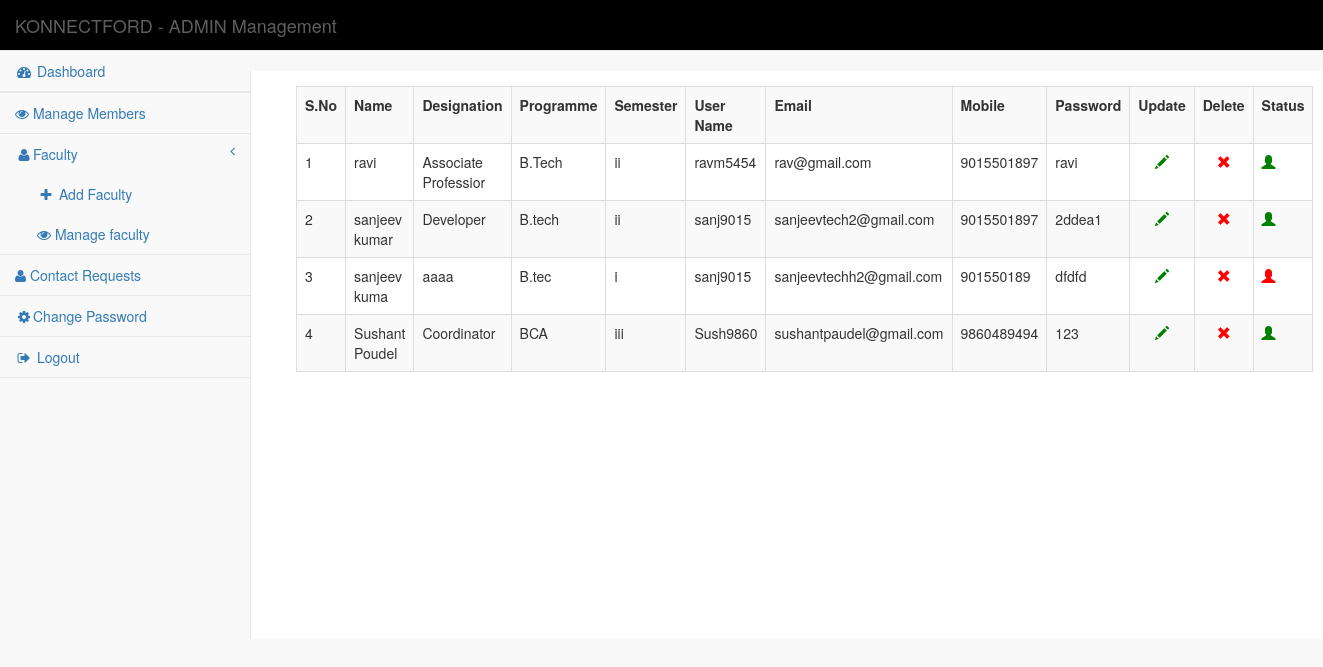
/admin/dashboard.php?info=show_faculty (signed in), run on the app's committed database.
### tables this page shows
CREATE TABLE `faculty` (
  `id` int(11) NOT NULL,
  `user_alias` varchar(30) NOT NULL,
  `Name` varchar(30) NOT NULL,
  `designation` varchar(100) NOT NULL,
  `programme` varchar(50) NOT NULL,
  `semester` varchar(10) NOT NULL,
  `email` varchar(255) NOT NULL,
  `password` varchar(75) NOT NULL,
  `mobile` bigint(20) NOT NULL,
  `date` datetime NOT NULL,
  `status` int(11) NOT NULL
);

### admin/show_faculty.php (the view, shortened to what this page needs)
<?php
	echo "<table class='table table-responsive table-bordered table-striped table-hover' style=margin:15px;>";
	echo "<tr>";
	echo "<th>S.No</th>";
	echo "<th>Name</th>";
	echo "<th>Designation</th>";
	echo "<th>Programme</th>";
	echo "<th>Semester</th>";
	echo "<th>User Name</th>";
	echo "<th>Email</th>";
	echo "<th>Mobile</th>";
	echo "<th>Password</th>";
	echo "<th>Update</th>";
	echo "<th>Delete</th>";
	echo "<th>Status</th>";
	echo "</tr>";
	$i=1;
	$que=mysqli_query($conn,"select * from faculty");
	while($row=mysqli_fetch_array($que))
	{
		echo "<tr>";
		echo "<td>".$i."</td>";
		echo "<td>".$row['Name']."</td>";
		echo "<td>".$row['designation']."</td>";
		echo "<td>".$row['programme']."</td>";
		echo "<td>".$row['semester']."</td>";
		echo "<td>".$row['user_alias']."</td>";
		echo "<td>".$row['email']."</td>";
		echo "<td>".$row['mobile']."</td>";
		echo "<td>".$row['password']."</td>";
		echo "<td class='text-center'><a href='dashboard.php?id=$row[id]&info=edit_faculty'><span class='glyphicon glyphicon-pencil'style=color:green;></span></a></td>";
		echo "<td class='text-center'><a href='#' onclick='deletes($row[id])'><span class='glyphicon glyphicon-remove' style=color:red;></span></a></td>";
		if($row['status'])
		{
		echo "<td><a href='update_status.php?user_id=".$row['id']."&status=".$row['status']."'><span class='glyphicon glyphicon-user' style=color:red;></span></a></td>";
		}
		else
		{
		echo "<td><a href='update_status.php?user_id=".$row['id']."&status=".$row['status']."'><span class='glyphicon glyphicon-user' style=color:green;></span></a></td>";
		}
		echo "</tr>";
		$i++;
	}
?>

### css/sb-admin-2.css (style rules this page uses)
body { background-color: #f8f8f8; }

### data on the page
faculty: Name "ravi", designation "Associate Professior", programme "B.Tech", semester "ii", user_alias "ravm5454", email "rav@gmail.com", mobile "9015501897", password "ravi"
faculty: Name "sanjeev kumar", designation "Developer", programme "B.tech", semester "ii", user_alias "sanj9015", email "sanjeevtech2@gmail.com", mobile "9015501897", password "2ddea1"
faculty: Name "sanjeev kuma", designation "aaaa", programme "B.tec", semester "i", user_alias "sanj9015", email "sanjeevtechh2@gmail.com", mobile "901550189", password "dfdfd"
faculty: Name "Sushant Poudel", designation "Coordinator", programme "BCA", semester "iii", user_alias "Sush9860", email "sushantpaudel@gmail.com", mobile "9860489494", password "123"
